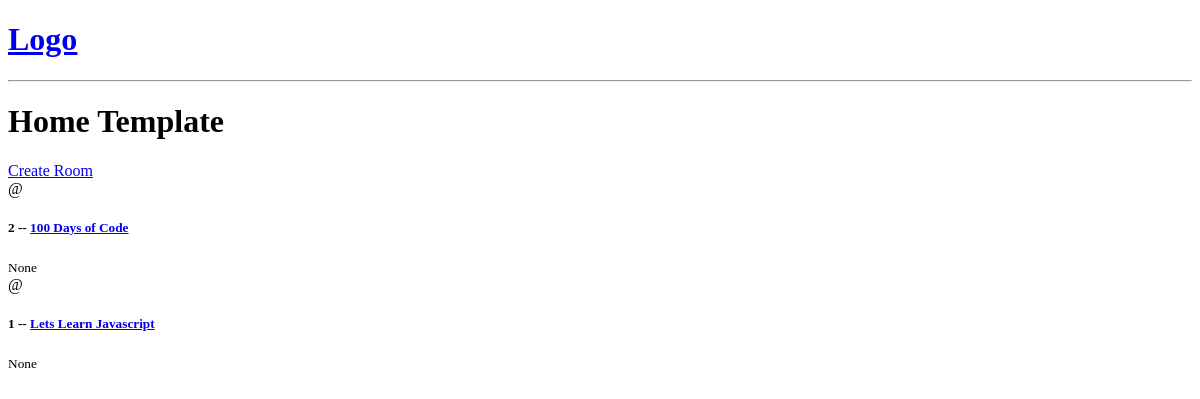
Before: / with the older database file.
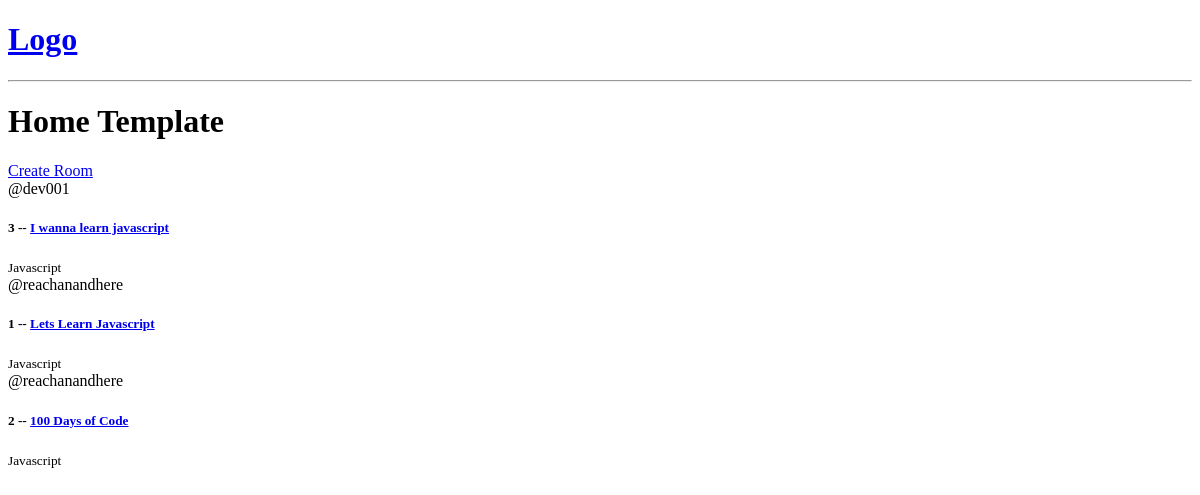
After: the same page with the newer database file.
### base/models.py (models this page shows)
class Room(models.Model):
    host = models.ForeignKey(User, on_delete=models.SET_NULL, null=True)
    topic = models.ForeignKey(Topic, on_delete=models.SET_NULL, null=True)
    name = models.CharField(max_length=200)
    description = models.TextField(null=True, blank=True)
    updated = models.DateTimeField(auto_now=True)
    created = models.DateTimeField(auto_now_add=True)
    class Meta:
        ordering = ['-updated', '-created']
    def __str__(self) -> str:
        return self.name

class Topic(models.Model):
    name = models.CharField(max_length=200)
    def __str__(self) -> str:
        return self.name

### base/views.py (the view)
# urls.py: path('', views.home, name="home"),
def home(request):
    roomsList = Room.objects.all()
    print(roomsList)
    context = {'roomsList' : roomsList}
    return render(request, 'base/home.html', context)

### base/templates/base/home.html
{% extends 'main.html' %}
{% block content %}
<h1>Home Template</h1>
<div>
    <a href="{% url 'create-room' %}">Create Room</a>
    <div>
        {% for room in roomsList %}
        <div>
            <span>@{{room.host.username}}</span>
            <h5>{{room.id}} -- <a href="/room/{{room.id}}">{{room.name}}</a></h5>
            <small>{{room.topic}}</small>
            <br>
        </div>
        {% endfor %}
    </div>
</div>
{% endblock content %}

### templates/main.html (shortened to what this page needs)
<!DOCTYPE html>
<html lang="en">
<head>
</head>
<body>
    {% include 'navbar.html' %}
    {% block content %}
    {% endblock %}
</body>
</html>

### templates/navbar.html
<a href="/">
    <h1>Logo</h1>
</a>
<hr>

Changed rows visible on the page:
added Room: host.username "dev001", id "3", name "I wanna learn javascript", topic "Javascript"
changed Room "Lets Learn Javascript": host.username (not shown) → "reachanandhere"; topic "None" → "Javascript"; moves up the list
changed Room "100 Days of Code": host.username (not shown) → "reachanandhere"; topic "None" → "Javascript"
